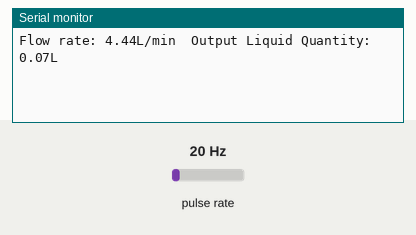
This sketch was run on a simulated ESP8266 (NodeMCU). Shown: the last lines printed to the serial monitor. Wiring (inferred from the names in the program): pulse sensor: data GPIO 2. Inputs (shaded band) come from the test bench; at power-on: pulse rate 20 Hz.

Above: at 1.2 s.
1.3 s: pulse rate (sensor on GPIO 2) set to 4 Hz
At 2.6 s:
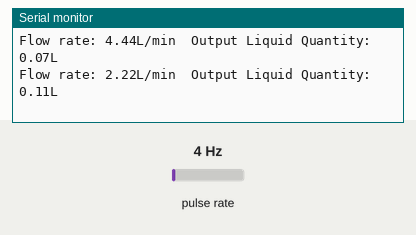
2.8 s: pulse rate (sensor on GPIO 2) set to 50 Hz
At 3.6 s:
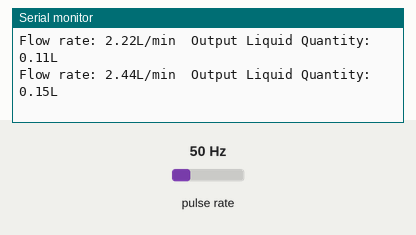
Timing chart, 0 to 5.8 s (numbered marks = the images above; inputs shaded):
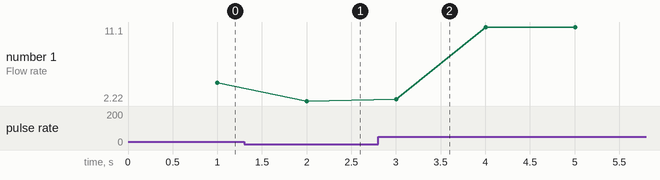

The sketch:

machine_code.ino
```cpp
#include <ESP8266WiFi.h>

#define SENSOR_PIN  2

long currentPulse = 0;
long previousPulse = 0;
int interval = 1000;

float calibrationConstant = 4.5;
volatile byte pulseCount;
byte pulse1Sec = 0;
float flowRate;
float flowLitres;
float totalLitres;

void IRAM_ATTR pulseCounter()
{
  pulseCount++;
}

WiFiClient client;

void setup()
{
  Serial.begin(115200);
  delay(10);

  pinMode(SENSOR_PIN, INPUT_PULLUP);

  pulseCount = 0;
  flowRate = 0.0;
  previousPulse = 0;

  attachInterrupt(digitalPinToInterrupt(SENSOR_PIN), pulseCounter, FALLING);
}

void loop()
{
  currentPulse = millis();
  if (currentPulse - previousPulse > interval)
  {

    pulse1Sec = pulseCount;
    pulseCount = 0;

    // Because this loop may not complete in exactly 1 second intervals we calculate
    // the number of milliseconds that have passed since the last execution and use
    // that to scale the output. We also apply the calibrationConstant to scale the output
    // based on the number of pulses per second per units of measure (litres/minute in
    // this case) coming from the sensor.
    flowRate = ((1000.0 / (millis() - previousPulse)) * pulse1Sec) / calibrationConstant;
    previousPulse = millis();

    // Divide the flow rate in litres/minute by 60 to determine how many litres have
    // passed through the sensor in this 1 second interval, then multiply by 1000 to
    // convert to millilitres.
    flowLitres = (flowRate / 60);

    // Add the millilitres passed in this second to the cumulative total
    totalLitres += flowLitres;

    // Print the flow rate for this second in litres / minute
    Serial.print("Flow rate: ");
    Serial.print(float(flowRate));  // Print the integer part of the variable
    Serial.print("L/min");
    Serial.print("\t");       // Print tab space

    // Print the cumulative total of litres flowed since starting
    Serial.print("Output Liquid Quantity: ");
    Serial.print(totalLitres);
    Serial.println("L");
  }
}
```

Measured:
- after the input at 1.3 s, the serial monitor: prints a new line after 0.70 s (image 1)
- after the input at 2.8 s, the serial monitor: prints a new line after 0.20 s (image 2)
- plotted number 1: 4.44 → 2.22 after the input at 1.3 s, 2.22 → 11.1 after the input at 2.8 s
